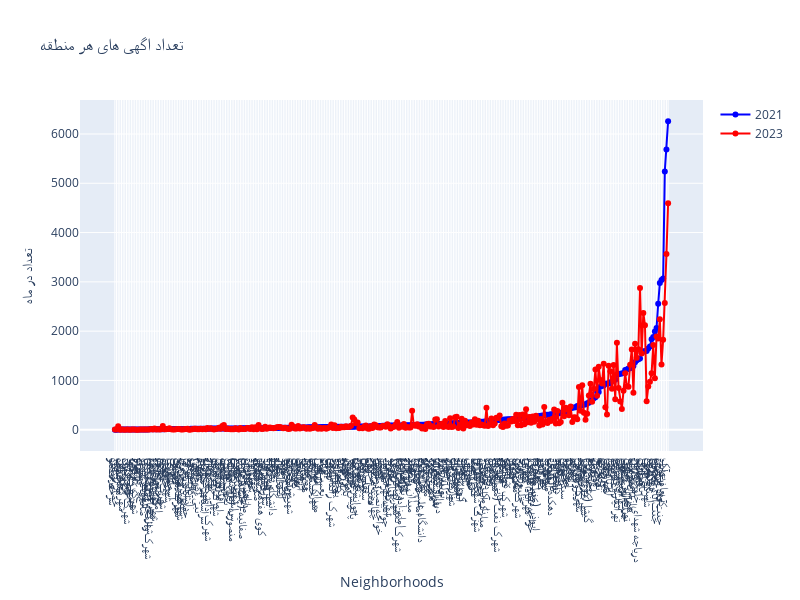

Notebook source saved alongside this figure:
### Code cell
import plotly.graph_objects as go
df_2021=df[df["shot"]==2021]
df_2021=df_2021.groupby("district")[["count"]].max()
df_2021=df_2021.sort_values("count")
df_2023=df[df["shot"]==2023]
df_2023=df_2023.groupby("district")[["count"]].max()
# انتخاب ده محله برتر بر اساس data_gro
top_10_neighborhoods = data_gro['district'].head(20).tolist()

# فیلتر کردن محلههای 2021 و 2023 بر اساس ده محله برتر
data_2021_top10 = data_2021.loc[top_10_neighborhoods]
data_2023_top10 = data_2023.loc[top_10_neighborhoods]

# ساخت DataFrame برای دادههای 2021 و 2023
combined_top10 = pd.DataFrame({
    '2021': df_2021["count"],
    '2023': df_2023["count"]
})
# مرتبسازی محلهها بر اساس سری data_gro
sorted_neighborhoods = df_2021.index.tolist()
combined_top10 = combined_top10.loc[sorted_neighborhoods]
# ایجاد نمودار خط
fig = go.Figure()

# افزودن دادههای سال 2021 برای ده محله برتر
fig.add_trace(go.Scatter(
    x=combined_top10.index,  # محلهها در محور X
    y=combined_top10['2021'],  # قیمت سال 2021
    mode='lines+markers',
    name='2021',
    line=dict(color='blue'),
    marker=dict(color='blue')
))

# افزودن دادههای سال 2023 برای ده محله برتر
fig.add_trace(go.Scatter(
    x=combined_top10.index,  # محلهها در محور X
    y=combined_top10['2023'],  # قیمت سال 2023
    mode='lines+markers',
    name='2023',
    line=dict(color='red'),
    marker=dict(color='red')
))

# تنظیمات نمودار
fig.update_layout(
    title='تعداد اگهی های هر منطقه',
    xaxis_title='Neighborhoods',
    yaxis_title='تعداد در ماه',
    xaxis=dict(tickmode='linear'),  # اطمینان از نمایش همه محلهها
    yaxis=dict(tickformat=".0f"),   # فرمت اعداد محور Y
    width=800,
    height=600
)
fig.write_html("number_of_advertise.html")
# نمایش نمودار
fig.show()

### Figure 1 — Plotly figure (JSON) as saved in the notebook; plotly's stock layout.template omitted (floating-point values rounded to 4 significant figures; data arrays with more than 128 entries replaced by an {"elided": "..."} marker saying what was removed)
{"data": [{"line": {"color": "blue"}, "marker": {"color": "blue"}, "mode": "lines+markers", "name": "2021", "type": "scatter", "x": {"elided": "336 str values"}, "y": {"elided": "336 int values"}}, {"line": {"color": "red"}, "marker": {"color": "red"}, "mode": "lines+markers", "name": "2023", "type": "scatter", "x": {"elided": "336 str values"}, "y": {"elided": "336 int values"}}], "layout": {"height": 600, "title": {"text": "تعداد اگهی های هر منطقه"}, "width": 800, "xaxis": {"tickmode": "linear", "title": {"text": "Neighborhoods"}}, "yaxis": {"tickformat": ".0f", "title": {"text": "تعداد در ماه"}}}}
